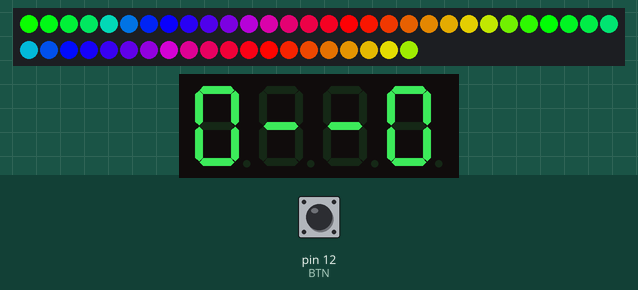
Simulated run of this sketch. Board: Arduino Uno, built with avr-gcc and run on an emulated ATmega328P. Shown: 50 RGB LEDs in strip order, left to right, continuing on the next row, 4-digit seven-segment display. The inputs (shaded band) are chosen by the test bench; at power-on: pin 12 (BTN) HIGH. Random numbers use the default seed unless the sketch sets one; what the sketch prints to the serial monitor is not drawn.

Above: at 1.2 s.
1.3 s: pin 12 (BTN) pulled LOW for 0.15 s
At 1.47 s:
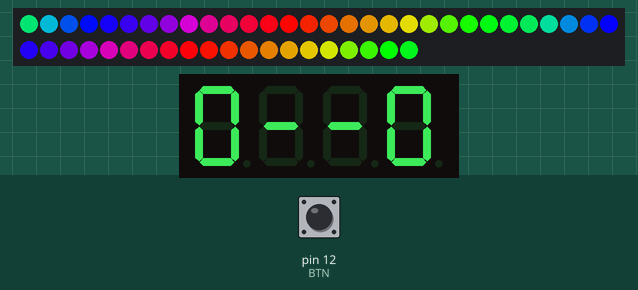
2.0 s: pin 12 (BTN) pulled LOW for 1 s
At 2.5 s:
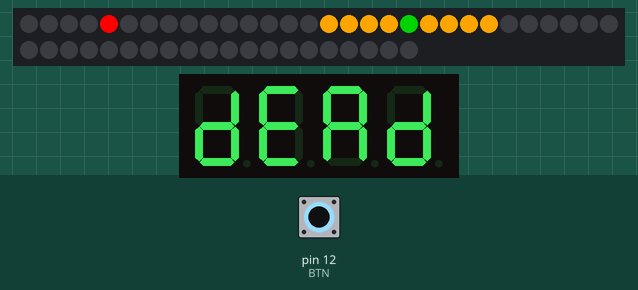
3.6 s: pin 12 (BTN) pulled LOW for 3.2 s
At 4.99 s:
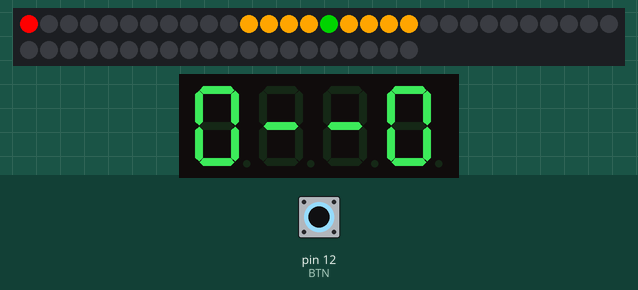
7.4 s: pin 12 (BTN) pulled LOW for 0.15 s
At 7.62 s:
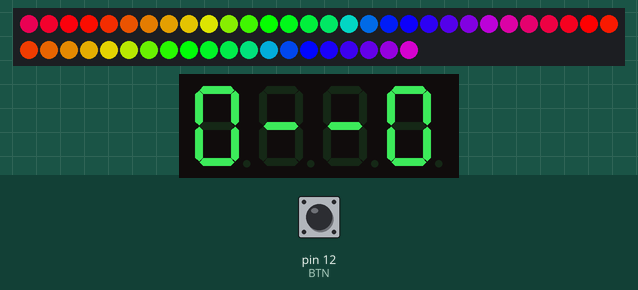
8.1 s: pin 12 (BTN) pulled LOW for 0.15 s
At 10.59 s:
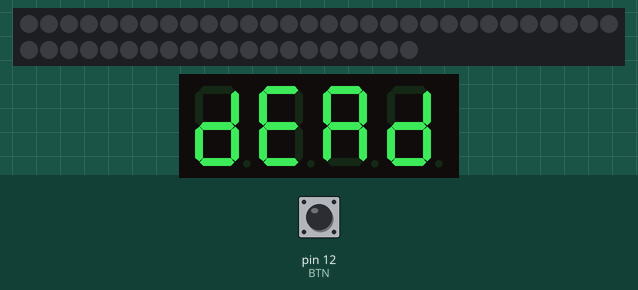
11.2 s: pin 12 (BTN) pulled LOW for 0.15 s
At 11.38 s:
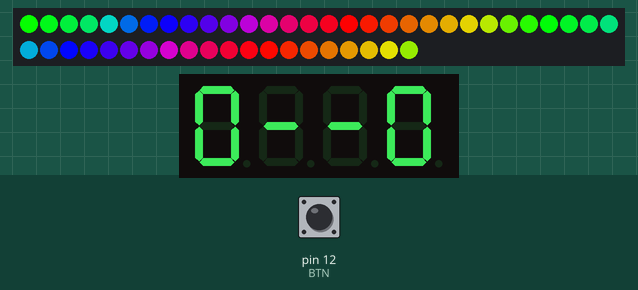

The sketch:

Cyclone_Game_v2.1.ino
```cpp
#include <FastLED.h>
#include <TM1637Display.h>

// ================= LED CONFIG =================
#define NUM_LEDS 50
#define DATA_PIN 13

CRGB leds[NUM_LEDS];

// ================= DISPLAY =================
#define CLK 9
#define DIO 10
TM1637Display display(CLK, DIO);

// ================= BUTTON =================
#define BTN 12

// ================= GAME =================
byte gameState = 0;
byte Position = 0;
byte level = 1;

unsigned long lastInputTime = 0;
unsigned long gameTimer = 0;

bool findRandom = true;
int spot = 0;

int score = 0;
int combo = 0;

int baseSpeed = 80;

// ================= SETUP =================
void setup() {
  FastLED.addLeds<WS2812B, DATA_PIN, GRB>(leds, NUM_LEDS);

  pinMode(BTN, INPUT_PULLUP);

  display.setBrightness(5);

  Serial.begin(9600);
  Serial.println("=== Cyclone START ===");
}

// ================= LOOP =================
void loop() {

  // IDLE TIMEOUT (2 MIN)
  if (millis() - lastInputTime > 120000 && gameState != 0) {
    Serial.println("Idle Reset");
    resetGame();
  }

  if (gameState == 0) {
    idleMode();
  } else {
    playMode();
  }
}

// ================= IDLE MODE =================
void idleMode() {

  fill_rainbow(leds, NUM_LEDS, millis() / 10, 10);
  FastLED.show();

  showPress(); // 👈 FIX: show PRESS instead of score

  if (digitalRead(BTN) == LOW) {
    delay(300);
    Serial.println("Button Pressed → Game Start");
    startGame();
  }
}

// ================= START =================
void startGame() {
  clearLEDS();

  score = 0;
  combo = 0;
  level = 1;
  Position = 0;

  findRandom = true;
  gameState = 1;

  lastInputTime = millis();
}

// ================= PLAY =================
void playMode() {

  int speed = baseSpeed - (level * 5);
  if (speed < 15) speed = 15;

  int targetSize = max(1, 4 - (level / 3));

  if (millis() - gameTimer > speed) {
    gameTimer = millis();

    if (findRandom) {
      spot = random(2, NUM_LEDS - 2);
      findRandom = false;

      Serial.print("New Target: ");
      Serial.println(spot);
    }

    drawTarget(targetSize);
    moveRunner();

    FastLED.show();
  }

  // BUTTON PRESS
  if (digitalRead(BTN) == LOW) {
    delay(200);
    lastInputTime = millis();

    // ✅ FIXED HIT DETECTION
    int hitPos = Position - 1;
    if (hitPos < 0) hitPos = NUM_LEDS - 1;

    int dist = abs(hitPos - spot);
    dist = min(dist, NUM_LEDS - dist);

    Serial.print("Hit: ");
    Serial.print(hitPos);
    Serial.print(" Spot: ");
    Serial.print(spot);
    Serial.print(" Dist: ");
    Serial.println(dist);

    if (dist <= targetSize) {
      winRound();
    } else {
      loseGame();
    }
  }

  display.showNumberDec(score);
}

// ================= DRAW TARGET =================
void drawTarget(int size) {
  clearLEDS();

  for (int i = -size; i <= size; i++) {

    int index = spot + i;

    // ✅ wrap fix
    if (index < 0) index += NUM_LEDS;
    if (index >= NUM_LEDS) index -= NUM_LEDS;

    if (i == 0)
      leds[index] = CRGB::Green;
    else
      leds[index] = CRGB::Orange;
  }
}

// ================= RUNNER =================
void moveRunner() {
  leds[Position] = CRGB::Red;

  Position++;
  if (Position >= NUM_LEDS) Position = 0;
}

// ================= WIN =================
void winRound() {
  combo++;

  int points = 10 + (combo * 2);
  score += points;

  level++;

  Serial.print("WIN | Score: ");
  Serial.print(score);
  Serial.print(" Level: ");
  Serial.println(level);

  flashColor(CRGB::Green);

  findRandom = true;
}

// ================= LOSE =================
void loseGame() {
  Serial.println("DEAD");

  showDead();
  flashColor(CRGB::Red);
  resetGame();
}

// ================= DISPLAY =================

// 0--0 message
void showPress() {
  uint8_t data[] = {
    display.encodeDigit(0), // 0
    0x40,                   // -
    0x40,                   // -
    display.encodeDigit(0)  // 0
  };
  display.setSegments(data);
}

// DEAD message
void showDead() {
  uint8_t data[] = {
    display.encodeDigit(13),
    display.encodeDigit(14),
    display.encodeDigit(10),
    display.encodeDigit(13)
  };
  display.setSegments(data);
  delay(1500);
}

// ================= RESET =================
void resetGame() {
  gameState = 0;
  score = 0;
  combo = 0;
  level = 1;
}

// ================= EFFECT =================
void flashColor(CRGB color) {
  for (int i = 0; i < 2; i++) {
    fill_solid(leds, NUM_LEDS, color);
    FastLED.show();
    delay(200);

    clearLEDS();
    FastLED.show();
    delay(200);
  }
}

// ================= CLEAR =================
void clearLEDS() {
  for (int i = 0; i < NUM_LEDS; i++) {
    leds[i] = CRGB::Black;
  }
}
```
